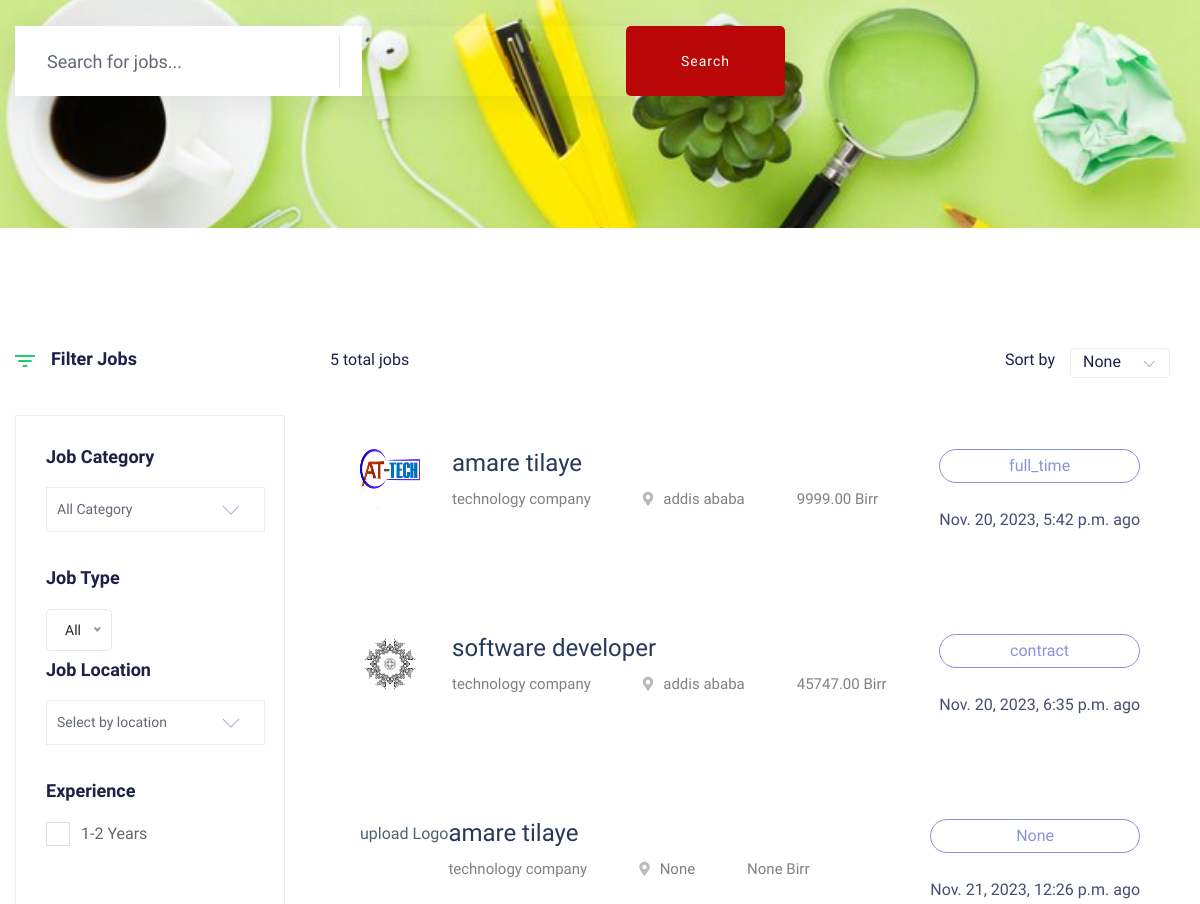
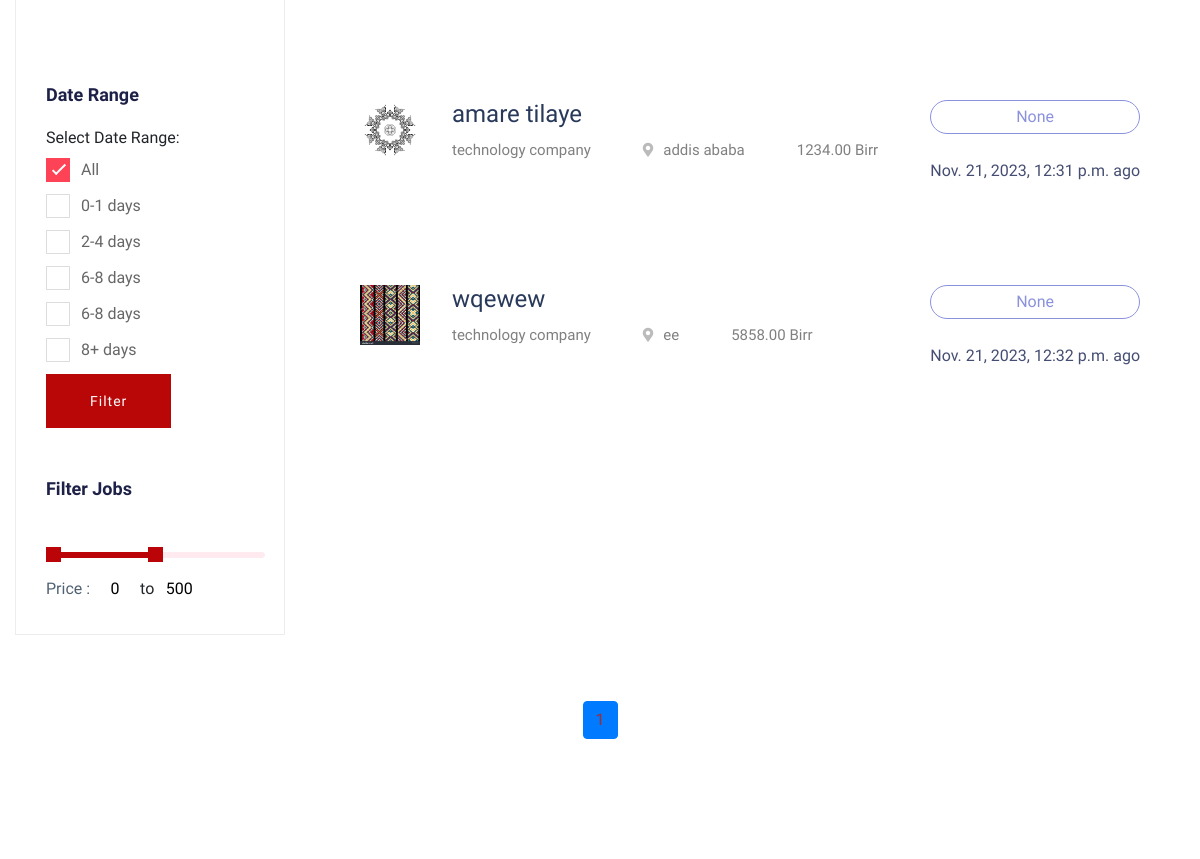
The app's page /jobs/ (middle part), older data (2 pictures, top to bottom).
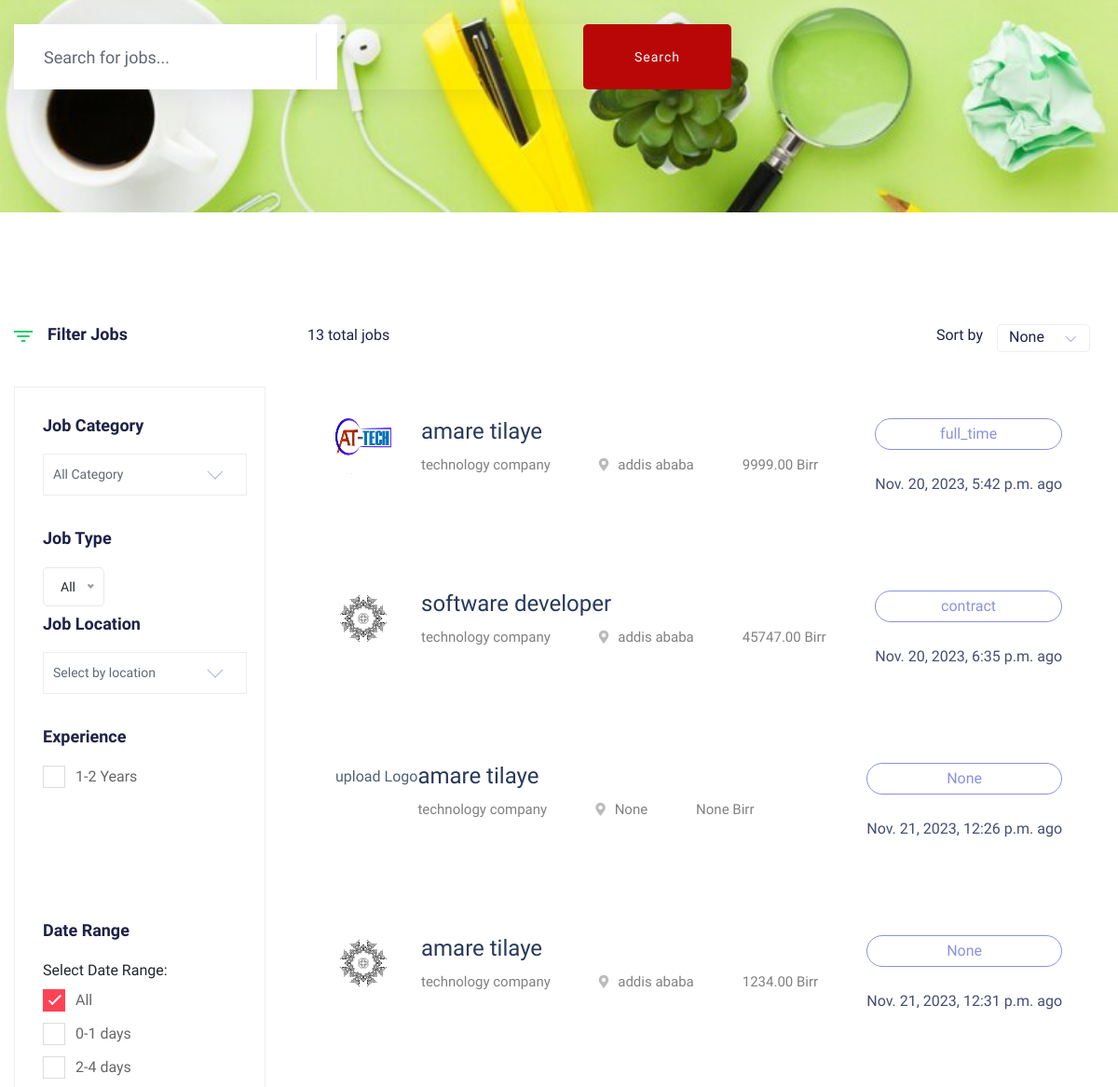
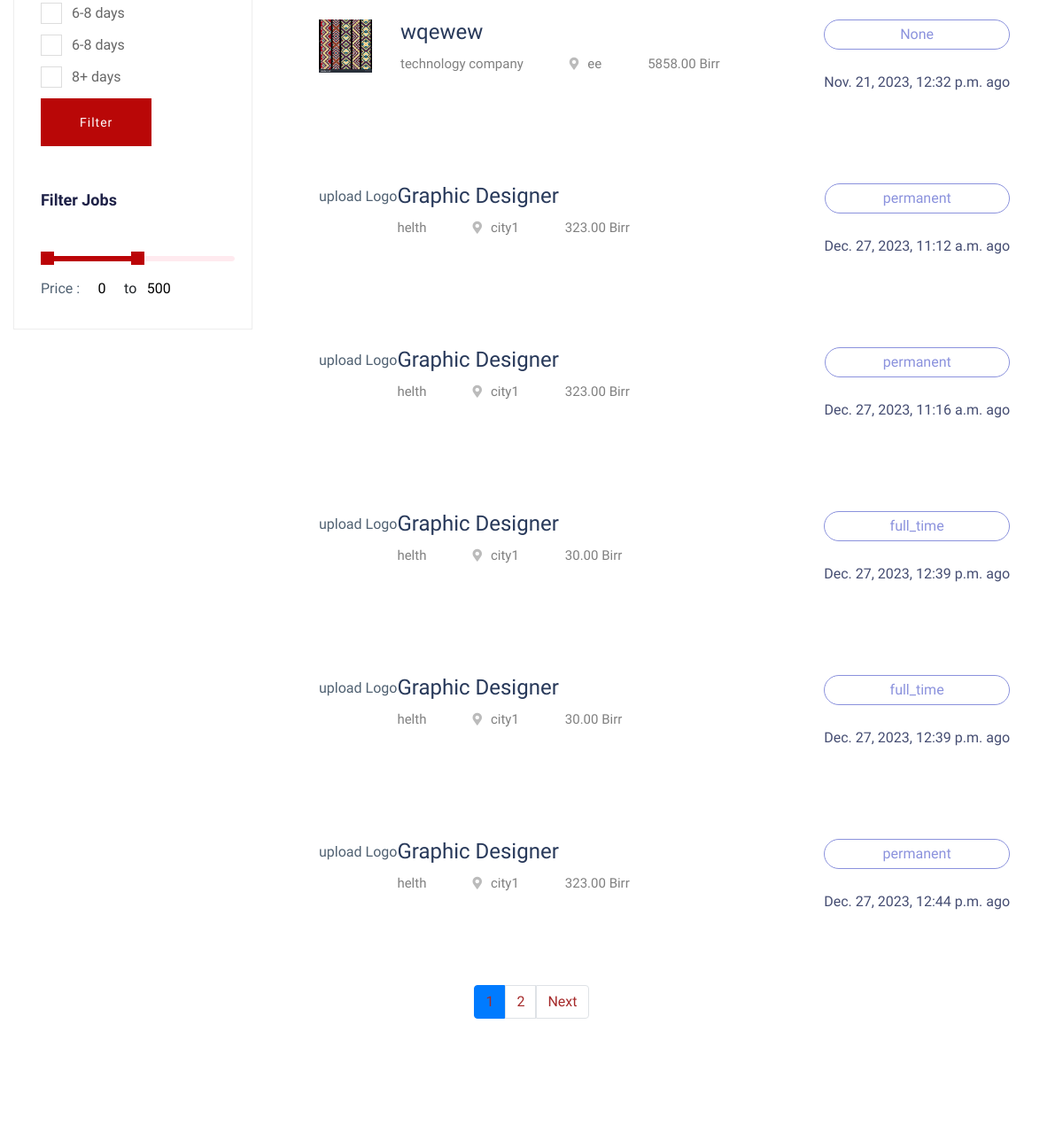
The same page, newer data (2 pictures, top to bottom).
### jobs/models.py (models this page shows, shortened)
class Job(models.Model):
    JOB_TYPE_CHOICES = [
        ('freelance', 'Freelance'),
        ('permanent', 'Permanent'),
        ('contract', 'Contract'),
        ('remote', 'Remote'),
        ('full_time', 'Full Time'),
        ('part_time', 'Part Time'),
    ]
    LOCATION_CHOICES = [
        ('city1', 'City 1'),
        ('city2', 'City 2'),
        ('city3', 'City 3'),
    ]
    company = models.ForeignKey(EmployerProfile, on_delete=models.CASCADE)
    company_logo = models.ImageField(upload_to='images/profile/', blank=True, null=True)
    title = models.CharField(max_length=100)
    catagory = models.ForeignKey(Categories, related_name='jobs', on_delete=models.CASCADE)
    description = models.TextField()
    location = models.CharField(max_length=100, choices=LOCATION_CHOICES, blank=True, null=True)
    salary = models.DecimalField(max_digits=10, decimal_places=2, blank=True, null=True)
    posted_date = models.DateTimeField(auto_now_add=True)
    application_deadline = models.DateField(blank=True, null=True)
    requirements = models.TextField(blank=True, null=True)
    responsibilities = models.TextField(blank=True, null=True)
    education_requirements = models.CharField(max_length=100, blank=True, null=True)
    job_type = models.CharField(max_length=20, choices=JOB_TYPE_CHOICES, blank=True, null=True)
    is_featured = models.BooleanField(default=False)
    experience = models.CharField(max_length=100, blank=True, null=True)

class EmployerProfile(models.Model):
    user = models.OneToOneField(get_user_model(), null=True, on_delete=models.CASCADE)
    description = models.TextField(blank=True, null=True)
    email = models.EmailField(blank=True, null=True)
    phone_number=models.IntegerField( blank=True, null=True)
    location=models.TextField(max_length=100, blank=True, null=True)
    industry = models.CharField(max_length=255, blank=True, null=True)
    services = models.TextField(blank=True, null=True)
    website_url = models.CharField(max_length=100, blank=True, null=True)
    instagram_url = models.CharField(max_length=100, blank=True, null=True)
    facebook_url = models.CharField(max_length=100, blank=True, null=True)
    telegram_url = models.CharField(max_length=100, blank=True, null=True)
    linkedin_url = models.URLField(blank=True, null=True)

### jobs/views.py (the view)
# urls.py: path('jobs/', JobListView.as_view(), name='job-list'),
class JobListView(ListView):
    model = Job
    template_name = 'job_listing.html'
    paginate_by= 10
    def get_context_data(self, **kwargs):
        context = super().get_context_data(**kwargs)
        context['total_jobs'] = Job.objects.count()  # Get the total count of jobs
        return context

### jobs/templates/job_listing.html (shortened to what this page needs)
{% extends 'base.html' %}
{% block content %}
{% load static %}
<main>
    <div class="job-listing-area pt-120 pb-120">
        <div class="container">
            <div class="row">
                <div class="col-xl-3 col-lg-3 col-md-4">
                    <div class="row">
                        <div class="col-12">
                            <div class="small-section-tittle2 mb-45">
                                <div class="ion">
                                </div>
                                <h4>Filter Jobs</h4>
                            </div>
                        </div>
                    </div>
                    <div class="job-category-listing mb-50">
                        <div class="single-listing">
                            <div class="small-section-tittle2">
                                <h4>Job Category</h4>
                            </div>
                            <div class="select-Categories pt-80 pb-50">
                                <div class="small-section-tittle2">
                                    <h4>Job Type</h4>
                                </div>
                            </div>
                        </div>
                        <div class="single-listing">
                            <div class="small-section-tittle2">
                                <h4>Job Location</h4>
                            </div>
                            <div class="select-Categories pt-80 pb-50">
                                <div class="small-section-tittle2">
                                    <h4>Experience</h4>
                                </div>
                                <label class="container">1-2 Years
                                    <span class="checkmark"></span>
                                </label>
                            </div>
                        </div>
                        <div class="single-listing">
                            <div class="select-Categories pt-80 pb-50">
                                <div class="small-section-tittle2">
                                    <h4>Date Range</h4>
                                </div>
                                <form method="get" action="{% url 'job-list' %}">
                                    <label>Select Date Range:</label>
                                    <div>
                                        <label class="container" for="all">
                                        <span class="checkmark"></span>
                                        All
                                        </label>
                                        <label class="container" for="0-1">
                                        <span class="checkmark"></span>
                                        0-1 days
                                        </label>
                                        <label class="container" for="2-4">
                                            <span class="checkmark"></span>
                                            2-4 days
                                        </label>
                                        <label class="container" for="4-6">
                                            <span class="checkmark"></span>
                                            6-8 days
                                        </label>
                                        <label class="container" for="6-8">
                                            <span class="checkmark"></span>
                                            6-8 days
                                        </label>
                                        <label class="container" for="8+">
                                            <span class="checkmark"></span>
                                            8+ days
                                        </label>
                                    </div>
                                    <button type="submit" class="btn head-btn1">Filter</button>
                                </form>
                            </div>
                        </div>
                        <div class="single-listing">
                            <aside class="left_widgets p_filter_widgets price_rangs_aside sidebar_box_shadow">
                                <div class="small-section-tittle2">
                                    <h4>Filter Jobs</h4>
                                </div>
                                <div class="widgets_inner">
                                    <div class="range_item">
                                        <input type="text" class="js-range-slider" value="" />
                                        <div class="d-flex align-items-center">
                                            <div class="price_text">
                                                <p>Price :</p>
                                            </div>
                                            <div class="price_value d-flex justify-content-center">
                                                <input type="text" class="js-input-from" id="amount" readonly />
                                                <span>to</span>
                                                <input type="text" class="js-input-to" id="amount" readonly />
                                            </div>
                                        </div>
                                    </div>
                                </div>
                            </aside>
                        </div>
                    </div>
                </div>
                <div class="col-xl-9 col-lg-9 col-md-8">
                    <section class="featured-job-area">
                        <div class="container">
                            <div class="row">
                                <div class="col-lg-12">
                                    <div class="count-job mb-35">
                                        <span>{{total_jobs}} total jobs</span>
                                        <div class="select-job-items">
                                            <span>Sort by</span>
                                        </div>
                                    </div>
                                </div>
                            </div>
                            {% for jobs in object_list %}
                            <div class="{% if job.is_featured %}featured-jobs{% endif %}">
                                <div class="single-job-items mb-30">
                                    <div class="job-items">
                                        <div class="company-img">
                                            {% if jobs.company_logo %}
                                                <a href="{% url 'job_detail' pk=jobs.pk %}"><img src="{{ jobs.company_logo.url }}" alt="" style="width: 60px; height: 60px;"></a>
                                            {% else %}
                                                <p>upload Logo</p>
                                            {% endif %}
                                        </div>
                                        <div class="job-tittle job-tittle2">
                                            <a href="{% url 'job_detail' pk=jobs.pk %}">
                                                <h4>{{ jobs.title }}</h4>
                                            </a>
                                            <ul>
                                                <li>{{ jobs.company.industry }}</li>
                                                <li><i class="fas fa-map-marker-alt"></i>{{ jobs.location }}</li>
                                                <li>{{ jobs.salary }} Birr</li>
                                            </ul>
                                        </div>
                                    </div>
                                    <div class="items-link items-link2 f-right">
                                        <a href="{% url 'job_detail' pk=jobs.pk %}">{{ jobs.job_type }}</a>
                                        <span>{{ jobs.posted_date }} ago</span>
                                    </div>
                                </div>
                            </div>
                            {% endfor %}
                        </div>
                    </section>
                </div>
            </div>
        </div>
        <nav aria-label="Page navigation mt-4">
            <ul class="pagination justify-content-center mt-3">
                {% for num in page_obj.paginator.page_range %}
                {% if page_obj.number == num %}
                <li class="page-item active">
                    <span class="page-link" style=" text-decoration: none; color: brown;">{{ num }}</span>
                </li>
                {% else %}
                <li class="page-item">
                    <a class="page-link" href="?page={{ num }}" style=" text-decoration: none; color: brown;">{{ num }}</a>
                </li>
                {% endif %}
                {% endfor %}
                {% if page_obj.has_next %}
                <li class="page-item">
                    <a class="page-link" href="?page={{ page_obj.next_page_number }}" style=" text-decoration: none; color: brown;">Next</a>
                </li>
                {% endif %}
            </ul>
        </nav>
    </main>
{% endblock %}

### jobs/templates/base.html (shortened to what this page needs)
{% load static%}
<!doctype html>
<html class="no-js" lang="zxx">
    <head>
            <link rel="stylesheet" href="{% static 'assets/css/bootstrap.min.css'%}">
            <link rel="stylesheet" href="{% static 'assets/css/owl.carousel.min.css'%}">
            <link rel="stylesheet" href="{% static 'assets/css/flaticon.css'%}">
            <link rel="stylesheet" href="{% static 'assets/css/price_rangs.css'%}">
            <link rel="stylesheet" href="{% static 'assets/css/slicknav.css'%}">
            <link rel="stylesheet" href="{% static 'assets/css/animate.min.css'%}">
            <link rel="stylesheet" href="{% static 'assets/css/magnific-popup.css'%}">
            <link rel="stylesheet" href="{% static 'assets/css/fontawesome-all.min.css'%}">
            <link rel="stylesheet" href="{% static 'assets/css/themify-icons.css'%}">
            <link rel="stylesheet" href="{% static 'assets/css/slick.css'%}">
            <link rel="stylesheet" href="{% static 'assets/css/nice-select.css'%}">
            <link rel="stylesheet" href="{% static 'assets/css/style.css'%}">
   </head>
   <body>
    <main>
        <div class="slider-area ">
            <div class="slider-active">
                <div class="single-slider slider-height d-flex align-items-center" data-background="{% static 'assets/img/hero/h2_hero.jpg'%}">
                    <div class="container">
                        <div class="row">
                            <div class="col-xl-6 col-lg-9 col-md-10">
                            </div>
                        </div>
                        <div class="row">
                            <div class="col-xl-8">
                                <form method="GET" action="{% url 'search_results' %}"class="search-box">
                                    <div class="input-form">
                                    <input type="text" name="search" placeholder="Search for jobs...">
                                    </div>
                                    <button type="submit" class="btn post-btn">Search</button>
                                </form>
                            </div>
                        </div>
                    </div>
                </div>
            </div>
        </div>
    {% block content %}
        {%endblock%}
</body>
</html>

### jobs/static/assets/css/price_rangs.css (style rules this page uses)
.irs-hidden-input { position: absolute !important; display: block !important; top: 0 !important; left: 0 !important; width: 0 !important; height: 0 !important; font-size: 0 !important; line-height: 0 !important; padding: 0 !important; margin: 0 !important; outline: none !important; z-index: -9999 !important; background: none !important; border-style: solid !important; border-color: transparent !important; }

Row changes from the older to the newer data that the page shows:
added Job: company_logo "upload Logo", title "Graphic Designer", company.industry "helth", location "city1", salary "323.00", job_type "permanent", posted_date "Dec. 27, 2023, 11:12 a.m."
added Job: company_logo "upload Logo", title "Graphic Designer", company.industry "helth", location "city1", salary "323.00", job_type "permanent", posted_date "Dec. 27, 2023, 11:16 a.m."
added Job: company_logo "upload Logo", title "Graphic Designer", company.industry "helth", location "city1", salary "30.00", job_type "full_time", posted_date "Dec. 27, 2023, 12:39 p.m."
added Job: company_logo "upload Logo", title "Graphic Designer", company.industry "helth", location "city1", salary "30.00", job_type "full_time", posted_date "Dec. 27, 2023, 12:39 p.m."
added Job: company_logo "upload Logo", title "Graphic Designer", company.industry "helth", location "city1", salary "323.00", job_type "permanent", posted_date "Dec. 27, 2023, 12:44 p.m."
Text that changed along with them:
{{ total_jobs }}: "5" → "13"
new list line: "2"
text now shown: "Next"
